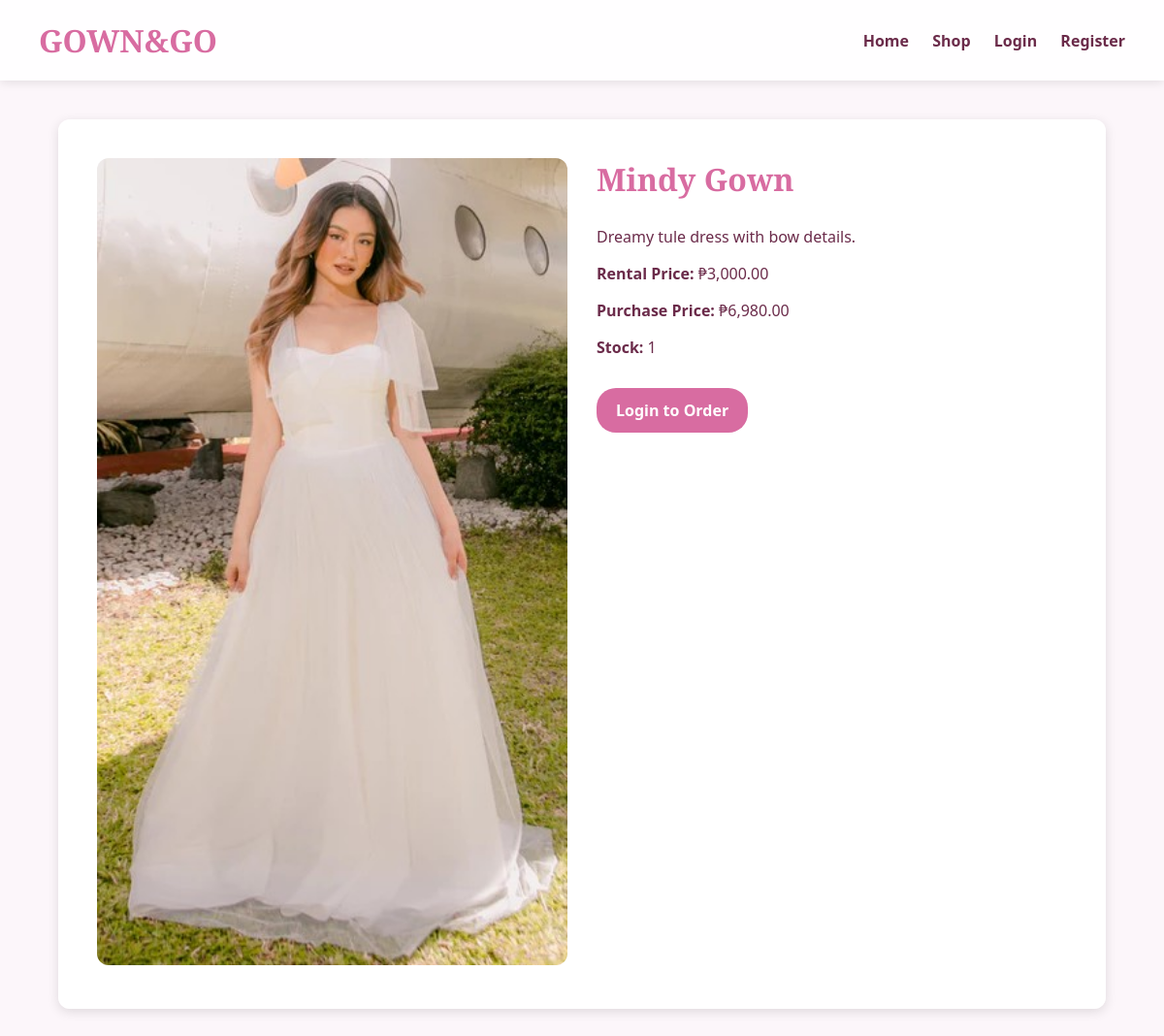
The page /gown_and_go/view_item.php?id=5 on the database its author committed.
### tables this page shows
CREATE TABLE `items` (
  `item_id` int(11) NOT NULL,
  `name` varchar(255) NOT NULL,
  `description` text DEFAULT NULL,
  `rental_price` decimal(10,2) NOT NULL,
  `purchase_price` decimal(10,2) NOT NULL,
  `status` enum('Available','Out of Stock','Rented') NOT NULL DEFAULT 'Available',
  `stock` int(11) NOT NULL DEFAULT 0,
  `image` varchar(255) DEFAULT NULL,
  `created_at` datetime DEFAULT current_timestamp()
);

### gown_and_go/view_item.php (the view, shortened to what this page needs)
<?php
include 'config.php';
$item_id = intval($_GET['id']);
$stmt = $conn->prepare("
    SELECT item_id, name, description, rental_price, purchase_price, stock, image
    FROM items
    WHERE item_id = ?
    LIMIT 1
");
$stmt->bind_param("i", $item_id);
$stmt->execute();
$result = $stmt->get_result();
$item = $result->fetch_assoc();
$imagePath = (!empty($item['image']))
    ? "uploads/" . $item['image']
    : "https://via.placeholder.com/450x450?text=No+Image";
?>
<!DOCTYPE html>
<html lang="en">
<head>
</head>
<body>
<header>
    <h1>GOWN&GO</h1>
    <nav>
        <a href="index.php">Home</a>
        <a href="shop.php">Shop</a>
        <?php if (isset($_SESSION['user_id'])): ?>
            <?php if ($_SESSION['role'] === 'admin'): ?>
                <a href="admin/dashboard.php">Admin Panel</a>
            <?php else: ?>
                <a href="client_home.php">Client Home</a>
            <?php endif; ?>
            <a href="logout.php" style="color:#b3548a;">Logout</a>
        <?php else: ?>
            <a href="login.php">Login</a>
            <a href="register.php">Register</a>
        <?php endif; ?>
    </nav>
</header>
<div class="item-container">
    <div>
        <img src="<?php echo $imagePath; ?>" alt="">
    </div>
    <div class="item-details">
        <h2><?php echo htmlspecialchars($item['name']); ?></h2>
        <p><?php echo nl2br(htmlspecialchars($item['description'])); ?></p>
        <p><strong>Rental Price:</strong>
            <?php echo ($item['rental_price'] > 0) ? "₱" . number_format($item['rental_price'], 2) : "N/A"; ?>
        </p>
        <p><strong>Purchase Price:</strong>
            <?php echo ($item['purchase_price'] > 0) ? "₱" . number_format($item['purchase_price'], 2) : "N/A"; ?>
        </p>
        <p><strong>Stock:</strong> <?php echo $item['stock']; ?></p>
        <?php if (!isset($_SESSION['user_id'])): ?>
            <a href="login.php" class="cta">Login to Order</a>
        <?php else: ?>
            <p>Admins cannot add to cart.</p>
        <?php endif; ?>
    </div>
</div>
</body>
</html>

### gown_and_go/view_item.php (style rules this page uses)
body { margin: 0; font-family: 'Segoe UI', sans-serif; background: url('https://i.pinimg.com/1200x/63/01/8a/63018a11c5ad770ed2eec2d2587cea74.jpg') no-repeat center center fixed; background-size: cover; color: #6b2b4a; position: relative; }
body::before { content: ""; position: fixed; inset: 0; background: rgba(245, 230, 240, 0.35); z-index: -1; }
header { background: rgba(255,255,255,0.9); padding: 20px 40px; display: flex; justify-content: space-between; align-items: center; box-shadow: 0 2px 10px rgba(0,0,0,0.1); }
header h1 { margin: 0; font-family: 'Playfair Display', serif; color: #d86ca1; }
nav a { margin-left: 20px; color: #6b2b4a; font-weight: 600; text-decoration: none; }
.item-container { max-width: 1000px; margin: 40px auto; background: rgba(255,255,255,0.95); border-radius: 12px; box-shadow: 0 3px 12px rgba(0,0,0,0.12); padding: 40px; display: grid; grid-template-columns: 1fr 1fr; gap: 30px; }
.item-container img { width: 100%; border-radius: 12px; object-fit: cover; }
.item-details h2 { margin-top: 0; font-family: 'Playfair Display', serif; color: #d86ca1; font-size: 2rem; }
.cta { background-color: #d86ca1; color: #fff; padding: 12px 20px; border-radius: 20px; text-decoration: none; font-weight: bold; display: inline-block; margin-top: 15px; }

### rows shown on the page
items: image (picture), name "Mindy Gown", description "Dreamy tule dress with bow details.", rental_price "3,000.00", purchase_price "6,980.00", stock "1"
